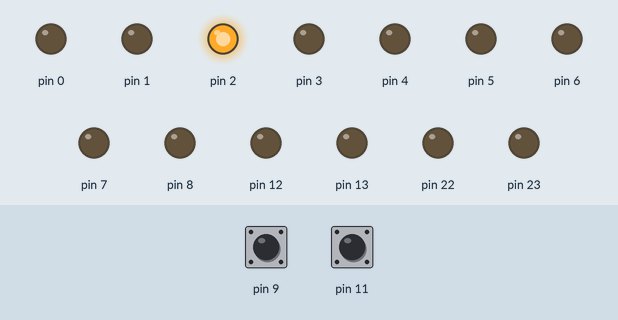
This sketch was run on a simulated Arduino Uno, built with avr-gcc and run on an emulated ATmega328P. Parts: output pins drawn as LEDs (lit = HIGH). Dashed ring = blinking. The test bench sets the inputs (shaded band); at power-on: pin 9 HIGH, pin 11 HIGH.

Above: at 1.2 s.
1.3 s: pin 9 pulled LOW for 1 s
At 3.3 s:
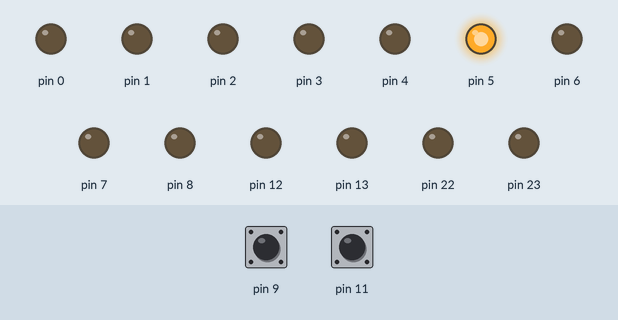
3.8 s: pin 11 pulled LOW for 3.2 s
At 4.1 s:
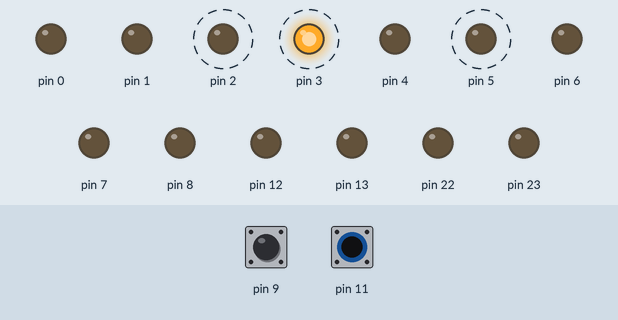
8.5 s: pin 11 pulled LOW for 0.15 s
At 9.4 s:
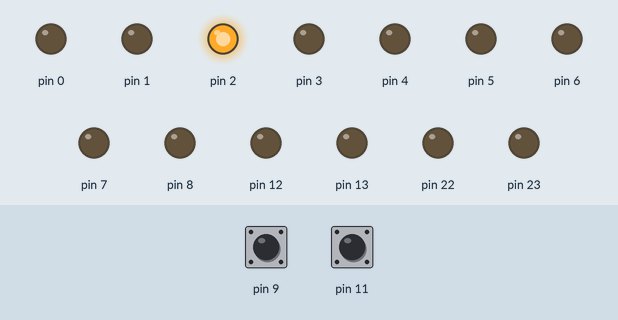
10.1 s: pin 11 pulled LOW for 1 s
At 11.2 s:
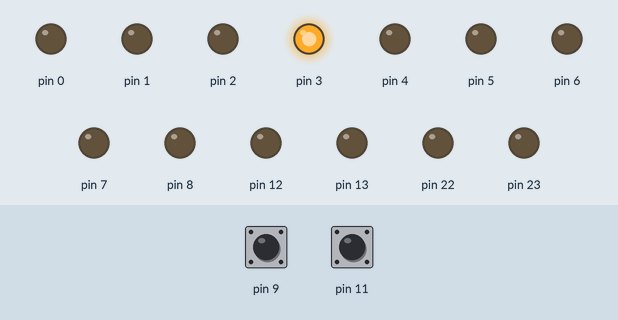
Timing chart, 0 to 13.1 s (numbered marks = the images above; inputs shaded):
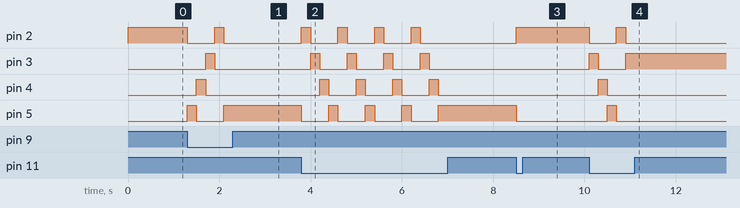

The sketch:

sketch_mar08c.ino
```cpp
int checkBounds;
void setup() {
  // put your setup code here, to run once:
  DDRD = B11111111;
  DDRB = B11110001;

  // INPUT_PULLUP activeren bij alle knoppen
  PORTB = B00001110;

  // LED1 op high
  PORTD = B00000100;
}

void loop() {
  // put your main code here, to run repeatedly:
  checkBounds = PORTD;

  if((PINB & (1<<PB1)) == 0) {

    if(checkBounds == 4) {
      PORTD = B00100000;
    } else {
      PORTD = PIND >> 1;
    }

    delay(200);

  }

  if((PINB & (1<<PB3)) == 0) {
    if(checkBounds == 32) {
      PORTD = B00000100;
    } else {
       PORTD = PIND << 1;
    }

    delay(200);

  }
}
```

Measured:
- after the input at 1.3 s, pin 2: HIGH → LOW at once, → HIGH 0.60 s later, → LOW 0.20 s later; pin 3: LOW → HIGH after 0.40 s, → LOW 0.20 s later; pin 4: LOW → HIGH after 0.20 s, → LOW 0.20 s later; pin 5: LOW → HIGH at once, → LOW 0.20 s later, → HIGH 0.60 s later
- after the input at 3.8 s, pin 2: alternates HIGH for 0.20 s and LOW for 0.60 s, 8 changes in all, then stays LOW, starting at once; pin 3: alternates HIGH for 0.20 s and LOW for 0.60 s, 8 changes in all, then stays LOW, starting after 0.20 s
- after the input at 8.5 s, pin 2: LOW → HIGH at once; pin 5: HIGH → LOW at once
- after the input at 10.1 s, pin 2: HIGH → LOW at once, → HIGH 0.60 s later, → LOW 0.20 s later; pin 3: LOW → HIGH at once, → LOW 0.20 s later, → HIGH 0.60 s later; pin 4: LOW → HIGH after 0.20 s, → LOW 0.20 s later; pin 5: LOW → HIGH after 0.40 s, → LOW 0.20 s later
